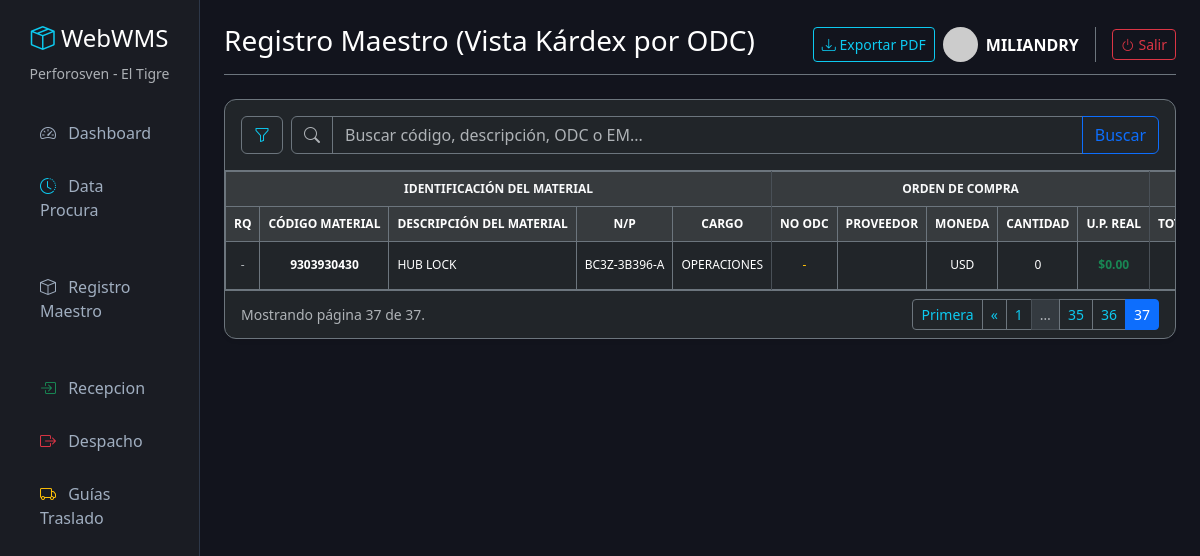
/maestro/?page=37 (signed in), run on an earlier commit of the app's database.
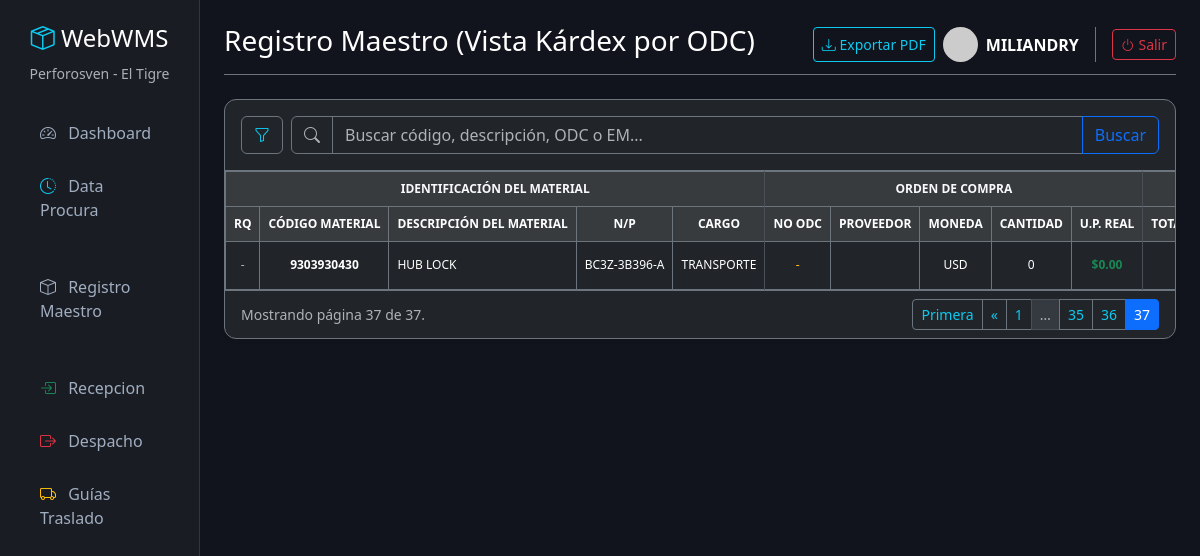
And on a later commit of the database.
### inventario/models.py (models this page shows, shortened)
class Material(models.Model):
    TIPO_CHOICES = [
        ('MATERIAL', 'MATERIAL'),
        ('ACTIVOS', 'ACTIVOS'),
        ('DIRECTO AL GASTO', 'DIRECTO AL GASTO'),
        ]
    CARGO_CHOICES = [
        ('MANTENIMIENTO', 'Mantenimiento'),
        ('OPERACIONES', 'Operaciones'),
        ('TRANSPORTE', 'Transporte'),
        ('OTRO', 'Otro'),
    ]
    codigo = models.CharField(max_length=50, unique=True, verbose_name="Código Material")
    descripcion = models.CharField(max_length=255, verbose_name="Descripción del Material")
    tipo = models.CharField(max_length=20, choices=TIPO_CHOICES, default='MATERIAL', verbose_name="Tipo de Material")
    cargo = models.CharField(max_length=50, choices=CARGO_CHOICES, default='OPERACIONES', verbose_name="Cargo / Uso")
    nro_parte = models.CharField(max_length=100, blank=True, null=True, verbose_name="Número de Parte")
    unidad_medida = models.CharField(max_length=20, verbose_name="U.M.")
    ubicacion = models.CharField(max_length=100, blank=True, null=True, verbose_name="Ubicación")
    stock_actual = models.DecimalField(max_digits=10, decimal_places=2, default=0, verbose_name="Stock Actual")
    @property
    def lote_fifo(self):
        for lote in self.detallerecepcion_set.order_by('fecha_recepcion', 'id'):
            if lote.cantidad_disponible > Decimal('0.00'):
                return lote
        return None
    @property
    def ultima_recepcion(self):
        return self.detallerecepcion_set.order_by('-fecha_recepcion', '-id').first()
    @property
    def lote_actual(self):
        return self.lote_fifo or self.ultima_recepcion
    class Meta:
        verbose_name = "Material"
        verbose_name_plural = "1. Registro Maestro"

### inventario/views.py (the view, shortened to what this page needs)
# urls.py: path('maestro/', views.lista_materiales, name='lista_materiales'),
@login_required(login_url='login')
def lista_materiales(request):
    query = request.GET.get('buscar', '').strip()
    buscar_codigo = request.GET.get('buscar_codigo', '').strip()
    buscar_descripcion = request.GET.get('buscar_descripcion', '').strip()
    buscar_odc = request.GET.get('buscar_odc', '').strip()
    buscar_em = request.GET.get('buscar_em', '').strip()
    materiales_qs = Material.objects.all()
    if buscar_codigo:
        materiales_qs = materiales_qs.filter(codigo__icontains=buscar_codigo)
    if buscar_descripcion:
        materiales_qs = materiales_qs.filter(descripcion__icontains=buscar_descripcion)
    if buscar_odc:
        materiales_qs = materiales_qs.filter(detallerecepcion__nro_odc__icontains=buscar_odc)
    if buscar_em:
        materiales_qs = materiales_qs.filter(detallerecepcion__nro_control_entrada__icontains=buscar_em)
    materiales_qs = materiales_qs.order_by('codigo').prefetch_related('detallerecepcion_set').distinct()
    paginator = Paginator(materiales_qs, 50)
    page_number = request.GET.get('page')
    materiales_paginados = paginator.get_page(page_number)
    query_params = request.GET.copy()
    if 'page' in query_params:
        del query_params['page']
    querystring = query_params.urlencode()
    query_prefix = f"{querystring}&" if querystring else ''
    contexto = {
        'materiales': materiales_paginados,
        'query': query,
        'buscar_codigo': buscar_codigo,
        'buscar_descripcion': buscar_descripcion,
        'buscar_odc': buscar_odc,
        'buscar_em': buscar_em,
        'querystring': querystring,
        'query_prefix': query_prefix
    }
    return render(request, 'inventario/lista_materiales.html', contexto)

### inventario/templates/inventario/lista_materiales.html (shortened to what the changed rows need)
{% extends 'inventario/base.html' %}
{% block header %}Registro Maestro (Vista Kárdex por ODC){% endblock %}
{% block content %}
<div class="card shadow-sm bg-dark border-secondary">
    <div class="card-body p-0">
        <div class="table-responsive" style="max-height: 65vh; overflow-y: auto; overflow-x: auto; white-space: nowrap;">
            <table class="table table-dark table-hover table-bordered border-secondary mb-0" style="font-size: 12px;">
                <thead class="table-active text-info text-center sticky-top" style="z-index: 2;">
                    <tr>
                        <th colspan="5" class="bg-primary bg-opacity-25 text-light border-end">IDENTIFICACIÓN DEL MATERIAL</th>
                        <th colspan="5" class="bg-danger bg-opacity-25 text-light border-end">ORDEN DE COMPRA</th>
                        <th colspan="7" class="bg-success bg-opacity-25 text-light border-end">RECEPCIÓN ALMACÉN</th>
                    </tr>
                    <tr class="text-muted">
                        <th>RQ</th>
                        <th>CÓDIGO MATERIAL</th>
                        <th>DESCRIPCIÓN DEL MATERIAL</th>
                        <th>N/P</th>
                        <th class="border-end">CARGO</th>
                        <th>NO ODC</th>
                        <th>PROVEEDOR</th>
                        <th>MONEDA</th>
                        <th>CANTIDAD</th>
                        <th class="border-end">U.P. REAL</th>
                        <th>TOTAL (USD)</th>
                    </tr>
                </thead>
                <tbody>
                    {% for material in materiales %}
                    {% with lote=material.lote_actual %}
                    <tr class="align-middle text-center">
                        <td class="text-muted">-</td>
                        <td class="text-white fw-bold">{{ material.codigo }}</td>
                        <td class="text-start">{{ material.descripcion }}</td>
                        <td>{{ material.nro_parte|default_if_none:"-" }}</td>
                        <td class="border-end">{{ material.cargo }}</td>
                        <td class="text-warning">{{ lote.nro_odc|default:"-" }}</td>
                        <td class="text-start">{{ lote.proveedor|truncatechars:20|default_if_none:"-" }}</td>
                        <td>USD</td>
                        <td>{{ lote.cantidad_solicitada|floatformat:0|default:"0" }}</td>
                        <td class="border-end text-success fw-bold">${{ lote.precio_unitario|floatformat:2|default:"0.00" }}</td>
                        <td class="text-info fw-bold">{% if lote %}{% widthratio lote.cantidad_solicitada 1 lote.precio_unitario %}{% else %}0{% endif %}</td>
                    </tr>
                    {% endwith %}
                    {% empty %}
                    <tr>
                        <td colspan="29" class="text-center py-5 text-muted">No se encontraron materiales.</td>
                    </tr>
                    {% endfor %}
                </tbody>
            </table>
        </div>
    </div>
</div>
{% endblock %}

What changed in the data, as far as the page shows it:
changed Material "HUB LOCK": cargo "OPERACIONES" → "TRANSPORTE"
